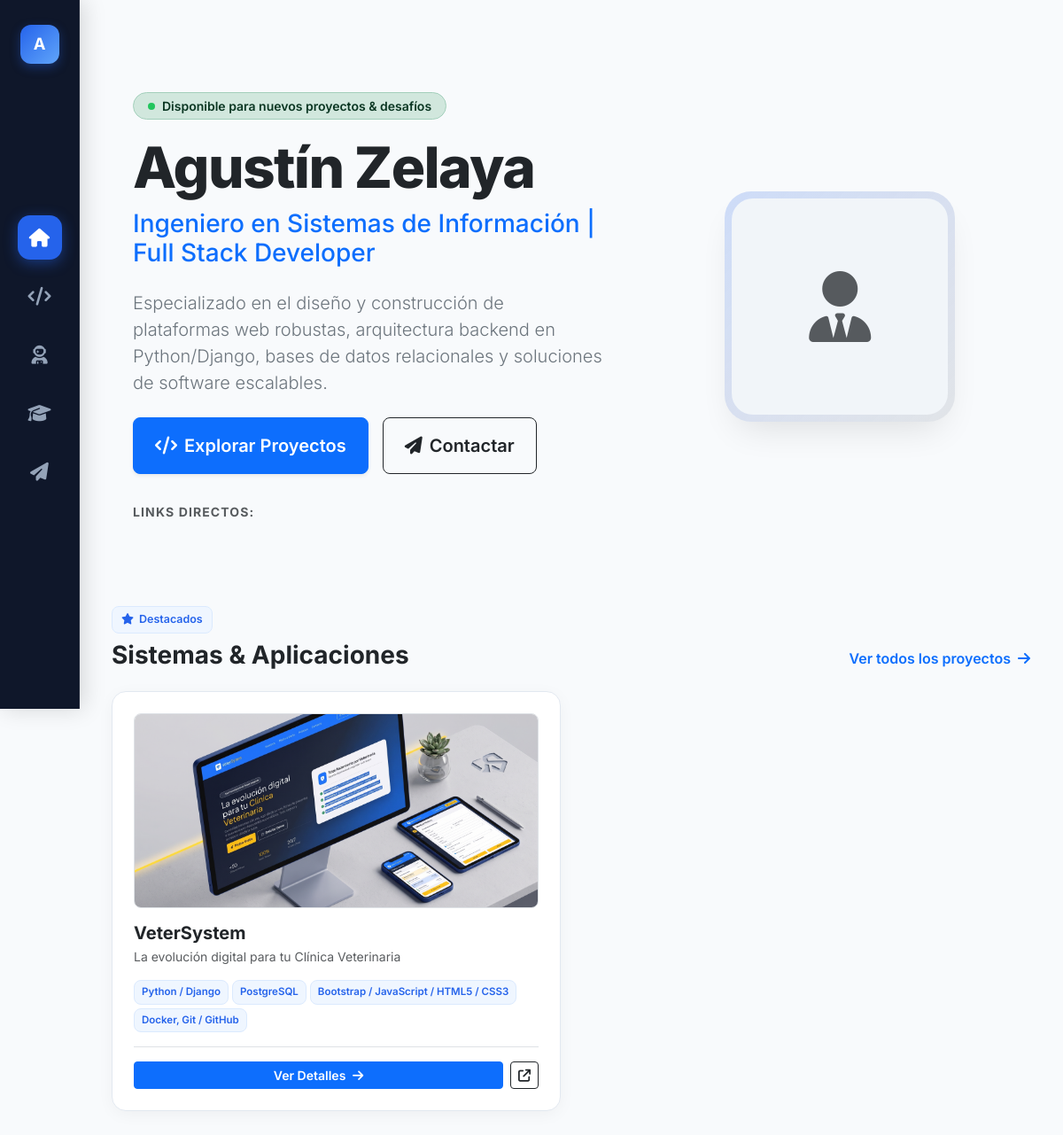
The page / on the database its author committed.
### core/models.py (models this page shows, shortened)
class Proyecto(models.Model):
    titulo = models.CharField(max_length=200)
    slug = models.SlugField(max_length=220, unique=True, blank=True, help_text="Se autogenera si se deja vacío")
    subtitulo = models.CharField(max_length=250, help_text="Resumen conciso del objetivo o alcance del sistema")
    descripcion = models.TextField(help_text="Detalle del problema, solución técnica y arquitectura implementada")
    tecnologias = models.ManyToManyField(Tecnologia, related_name='proyectos')
    imagen_portada = models.ImageField(upload_to='proyectos/portadas/')
    link_deploy = models.URLField(blank=True, null=True, verbose_name="Demo en vivo")
    link_github = models.URLField(blank=True, null=True, verbose_name="Repositorio GitHub")
    link_video_demo = models.URLField(blank=True, null=True, verbose_name="Video Demo / Loom / YouTube")
    destacado = models.BooleanField(default=False, help_text="Marcar para fijar en los primeros lugares de la home")
    orden = models.PositiveIntegerField(default=0, help_text="Orden de visualización (menor número = primero)")
    fecha_creacion = models.DateTimeField(auto_now_add=True)
    class Meta:
        verbose_name = "Proyecto"
        verbose_name_plural = "Proyectos"
        ordering = ['orden', '-fecha_creacion']

class Tecnologia(models.Model):
    class Categoria(models.TextChoices):
        BACKEND = 'BACK', 'Backend'
        FRONTEND = 'FRONT', 'Frontend'
        DATABASE = 'DB', 'Base de Datos'
        DEVOPS_TOOLS = 'TOOLS', 'DevOps & Herramientas'
        OTHER = 'OTHER', 'Otros'
    nombre = models.CharField(max_length=50, unique=True)
    icono_class = models.CharField(
        max_length=100,
        blank=True,
        help_text="Clase para FontAwesome/Devicon (ej: 'devicon-django-plain', 'fa-brands fa-python')"
    )
    categoria = models.CharField(
        max_length=10,
        choices=Categoria.choices,
        default=Categoria.BACKEND
    )
    class Meta:
        verbose_name = "Tecnología"
        verbose_name_plural = "Tecnologías"
        ordering = ['categoria', 'nombre']

### core/views.py (the view)
# urls.py: path('', views.home, name='home'),
def home(request):
    proyectos_destacados = (
        Proyecto.objects.filter(destacado=True)
        .prefetch_related('tecnologias')[:4]
    )
    return render(request, 'core/home.html', {
        'proyectos_destacados': proyectos_destacados
    })

### core/context_processors.py (called while the page is built)
def perfil_global(request):
    return {
        'perfil': Perfil.objects.prefetch_related('tecnologias_destacadas').first()
    }

### templates/core/home.html (shortened to what this page needs)
{% extends 'core/base.html' %}
{% load static %}
{% block content %}
<div class="py-2">
    <section class="hero-section d-flex align-items-center py-5">
        <div class="row align-items-center justify-content-between g-5 w-100 mx-0">
            <div class="col-lg-7 text-center text-lg-start animate__animated animate__fadeInLeft">
                <div class="d-inline-flex align-items-center gap-2 px-3 py-1 rounded-pill bg-success-subtle text-success-emphasis border border-success-subtle mb-3">
                    <span class="status-pulse"></span>
                    <span class="small fw-semibold">Disponible para nuevos proyectos & desafíos</span>
                </div>
                <h1 class="display-3 fw-extrabold text-dark tracking-tight mb-2">
                    {{ perfil.nombre|default:"Agustín Zelaya" }}
                </h1>
                <h2 class="h3 text-primary fw-medium mb-4">
                    {{ perfil.rol|default:"Ingeniero en Sistemas de Información | Full Stack Developer" }}
                </h2>
                <p class="lead text-secondary mb-4 pe-lg-4 lh-base">
                    {{ perfil.bio_corta|default:"Especializado en el diseño y construcción de plataformas web robustas, arquitectura backend en Python/Django, bases de datos relacionales y soluciones de software escalables." }}
                </p>
                <div class="d-flex flex-wrap justify-content-center justify-content-lg-start gap-3 mb-4">
                    <a href="{% url 'core:portafolio' %}" class="btn btn-primary btn-lg px-4 py-3 fw-semibold shadow-sm d-flex align-items-center gap-2">
                        <i class="fa-solid fa-code"></i>
                        <span>Explorar Proyectos</span>
                    </a>
                    <a href="{% url 'core:contacto' %}" class="btn btn-outline-dark btn-lg px-4 py-3 fw-semibold d-flex align-items-center gap-2">
                        <i class="fa-solid fa-paper-plane"></i>
                        <span>Contactar</span>
                    </a>
                </div>
                <div class="d-flex align-items-center justify-content-center justify-content-lg-start gap-3 text-secondary pt-2">
                    <span class="small text-uppercase fw-bold text-muted letter-spacing-1">Links directos:</span>
                </div>
            </div>
            <div class="col-lg-5 text-center animate__animated animate__zoomIn">
                <div class="profile-photo-frame mx-auto">
                    {% if perfil.foto %}
                        <img src="{{ perfil.foto.url }}" alt="{{ perfil.nombre }}" class="profile-photo-img">
                    {% else %}
                        <div class="profile-photo-placeholder">
                            <i class="fa-solid fa-user-tie fa-5x text-muted"></i>
                        </div>
                    {% endif %}
                </div>
            </div>
        </div>
    </section>
    {% if proyectos_destacados %}
    <section class="py-5">
        <div class="d-flex flex-wrap justify-content-between align-items-end mb-4">
            <div>
                <span class="badge-tech mb-2"><i class="fa-solid fa-star"></i> Destacados</span>
                <h2 class="h3 fw-bold text-dark mb-0">Sistemas & Aplicaciones</h2>
            </div>
            <a href="{% url 'core:portafolio' %}" class="btn btn-link text-decoration-none fw-semibold text-primary p-0 mt-2 mt-sm-0">
                Ver todos los proyectos <i class="fa-solid fa-arrow-right ms-1"></i>
            </a>
        </div>
        <div class="row g-4">
            {% for proyecto in proyectos_destacados %}
            <div class="col-md-6">
                <div class="card-custom h-100 p-3 p-lg-4 bg-white d-flex flex-column justify-content-between">
                    <div>
                        <div class="rounded-3 overflow-hidden mb-3 border position-relative" style="height: 220px;">
                            {% if proyecto.imagen_portada %}
                                <img src="{{ proyecto.imagen_portada.url }}" class="w-100 h-100 object-fit-cover" alt="{{ proyecto.titulo }}">
                            {% else %}
                                <div class="w-100 h-100 bg-light d-flex align-items-center justify-content-center text-muted">
                                    <i class="fa-solid fa-laptop-code fa-3x opacity-50"></i>
                                </div>
                            {% endif %}
                        </div>
                        <h3 class="h5 fw-bold text-dark mb-1">{{ proyecto.titulo }}</h3>
                        <p class="text-muted small mb-3">{{ proyecto.subtitulo }}</p>
                        <div class="d-flex flex-wrap gap-1 mb-3">
                            {% for tech in proyecto.tecnologias.all|slice:":4" %}
                                <span class="badge-tech py-1 px-2" style="font-size: 0.72rem;">
                                    {{ tech.nombre }}
                                </span>
                            {% endfor %}
                        </div>
                    </div>
                    <div class="pt-3 border-top d-flex gap-2">
                        <a href="{% url 'core:detalle_proyecto' proyecto.slug %}" class="btn btn-sm btn-primary fw-semibold flex-grow-1">
                            Ver Detalles <i class="fa-solid fa-arrow-right ms-1"></i>
                        </a>
                        {% if proyecto.link_deploy %}
                            <a href="{{ proyecto.link_deploy }}" target="_blank" rel="noopener noreferrer" class="btn btn-sm btn-outline-dark" title="Demo en vivo">
                                <i class="fa-solid fa-arrow-up-right-from-square"></i>
                            </a>
                        {% endif %}
                    </div>
                </div>
            </div>
            {% endfor %}
        </div>
    </section>
    {% endif %}
</div>
{% endblock %}

### templates/core/base.html (style rules this page uses)
:root { --sidebar-width: 90px; --primary-accent: #2563eb; --primary-hover: #1d4ed8; --dark-bg: #0f172a; --dark-surface: #1e293b; --body-bg: #f8fafc; --text-main: #1e293b; --text-muted: #64748b; --border-color: #e2e8f0; }
body { font-family: 'Inter', sans-serif; background-color: var(--body-bg); color: var(--text-main); display: flex; min-height: 100vh; margin: 0; overflow-x: hidden; }
.card-custom { background: #ffffff; border: 1px solid var(--border-color); border-radius: 16px; box-shadow: 0 4px 20px -2px rgba(0, 0, 0, 0.05); transition: all 0.3s cubic-bezier(0.4, 0, 0.2, 1); }
.badge-tech { background-color: #eff6ff; color: var(--primary-accent); border: 1px solid #dbeafe; font-size: 0.78rem; font-weight: 600; padding: 5px 10px; border-radius: 8px; display: inline-flex; align-items: center; gap: 6px; }

### templates/core/home.html (style rules this page uses)
.fw-extrabold { font-weight: 800; }
.tracking-tight { letter-spacing: -0.025em; }
.profile-photo-frame { width: 260px; height: 260px; border-radius: 30px; padding: 8px; background: linear-gradient(135deg, rgba(37,99,235,0.2), rgba(30,41,59,0.1)); box-shadow: 0 20px 40px -15px rgba(0,0,0,0.12); display: flex; align-items: center; justify-content: center; }
.profile-photo-placeholder { width: 100%; height: 100%; border-radius: 24px; background: #f1f5f9; display: flex; align-items: center; justify-content: center; }
.status-pulse { width: 8px; height: 8px; background-color: #22c55e; border-radius: 50%; display: inline-block; box-shadow: 0 0 0 0 rgba(34, 197, 94, 0.7); animation: pulse-green 2s infinite; }
.letter-spacing-1 { letter-spacing: 0.08em; }

### rows shown on the page
Proyecto: imagen_portada (picture), titulo "VeterSystem", subtitulo "La evolución digital para tu Clínica Veterinaria"
Tecnologia: nombre "Python / Django"
Tecnologia: nombre "PostgreSQL"
Tecnologia: nombre "Bootstrap / JavaScript / HTML5 / CSS3"
Tecnologia: nombre "Docker, Git / GitHub"

### other values the page prints
{{ perfil.nombre|slice:":1"|default:"A" }} "A"
{{ perfil.nombre|default:"Agustín Zelaya" }} "Agustín Zelaya"
